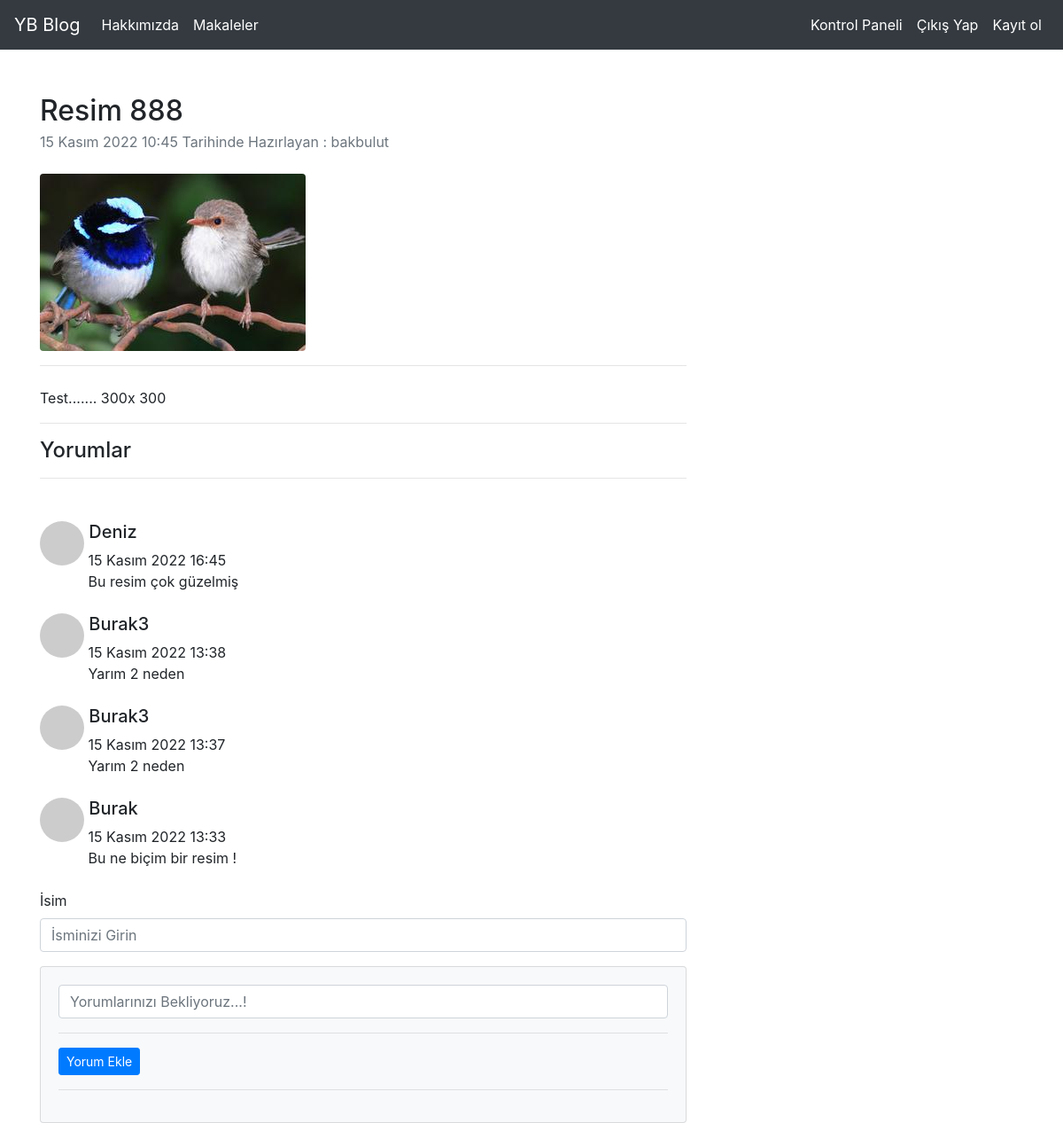
The page /articles/article/19 (signed in) on the database its author committed.
### article/models.py (models this page shows, shortened)
class Article(models.Model):
    author = models.ForeignKey("auth.user" ,on_delete = models.CASCADE, verbose_name = "Yazar")
    title = models.CharField(max_length=50, verbose_name = "Başlık")
    content = RichTextField()
    created_date = models.DateTimeField(auto_now_add =True,verbose_name = "Tarih")
    article_image = models.FileField(blank = True, null = True, verbose_name = "Makaleye Fotograf ekleyin...")
    article_image = ResizedImageField(size=[300, 300], blank=True, null=True)
    class Meta:
        ordering =['-created_date']

class Comment(models.Model):
    article = models.ForeignKey(Article, on_delete=models.CASCADE, verbose_name="Makale", related_name="comments")
    comment_author = models.CharField(max_length=50,verbose_name="isim")
    comment_content = models.CharField(max_length=200,verbose_name="Yorum")
    comment_date=models.DateTimeField(auto_now_add = True)
    class Meta:
        ordering =['-comment_date']

### article/views.py (the view)
# urls.py: path('article/<int:id>', views.detail, name ="details"),
@login_required(login_url = "user:login")
def detail(request,id):
    article = get_object_or_404(Article,id = id)
    comments = article.comments.all()
    return render(request, "detail.html",{"article":article , "comments":comments})

### article/templates/detail.html (shortened to what this page needs)
{% extends "layout.html" %}
{% block body %}
        <div class="container mt-5">
            <div class="row">
                <div class="col-lg-8">
                    <article>
                        <header class="mb-4">
                            <h2 class="fw-bolder mb-1">{{article.title}}</h2>
                            <div class="text-muted fst-italic mb-2">{{article.created_date}} Tarihinde  Hazırlayan : {{request.user.username}}  </div>
                        </header>
                        {% if article.article_image %}
                            <img class="img-fluid rounded" src="{{article.article_image.url}}" alt = "">
                        {% endif %}
                        <section class="mb-5">
                            <hr>
                            <p class="fs-5 mb-4">{{article.content | safe}}
                            </p>
                            <hr>
                            <h4> Yorumlar</h4>
                            <hr>
                        </section>
                    </article>
                    <section>
                        {% if  comments %}
                            {% for comment in comments  %}
                                <div class="media mb-4">
                                    <div class="flex-shrink-0"><img class="rounded-circle" src="https://dummyimage.com/50x50/ced4da/6c757d.jpg" alt="..." /></div>
                                    <div class="ms-3">
                                        <h5 class="fw-bold">&nbsp;{{comment.comment_author}}</h5>
                                        &nbsp;{{comment.comment_date}} <br>
                                        &nbsp;{{comment.comment_content}}
                                    </div>
                                </div>
                            {% endfor %}
                        {% else %}
                        <div class = "alert alert-danger">
                            Bu makalede yorum yoktur. İlk yorum yapan siz olun...
                        </div>
                        {% endif %}
                        <form method = "post", action="{% url 'article:comment' article.id %}">
                        <div class="form-group">
                            <label for="formGroupExampleInput">İsim</label>
                            <input name = "comment_author" type="text" class="form-control" id="formGroupExampleInput" placeholder="İsminizi Girin">
                        </div>
                        <div class="card bg-light">
                            <div class="card-body">
                                <form class="mb-4">
                                <input name = "comment_content" class="form-control" id="formGroupExampleInput" placeholder="Yorumlarınızı Bekliyoruz...!"></form>
                                <hr>
                                <button type="submit" class="btn btn-primary btn-sm">Yorum Ekle</button>
                                <hr>
                            </div>
                        </div>
                        </form>
                    </section>
                </div>
            </div>
        </div>
{% endblock body %}

### rows shown on the page
Article: title "Resim 888", created_date "15 Kasım 2022 10:45", article_image (picture), content "Test....... 300x 300"
Comment: comment_author "Deniz", comment_date "15 Kasım 2022 16:45", comment_content "Bu resim çok güzelmiş"
Comment: comment_author "Burak3", comment_date "15 Kasım 2022 13:38", comment_content "Yarım 2 neden"
Comment: comment_author "Burak3", comment_date "15 Kasım 2022 13:37", comment_content "Yarım 2 neden"
Comment: comment_author "Burak", comment_date "15 Kasım 2022 13:33", comment_content "Bu ne biçim bir resim !"

### other values the page prints
{{ request.user.username }} "bakbulut"
